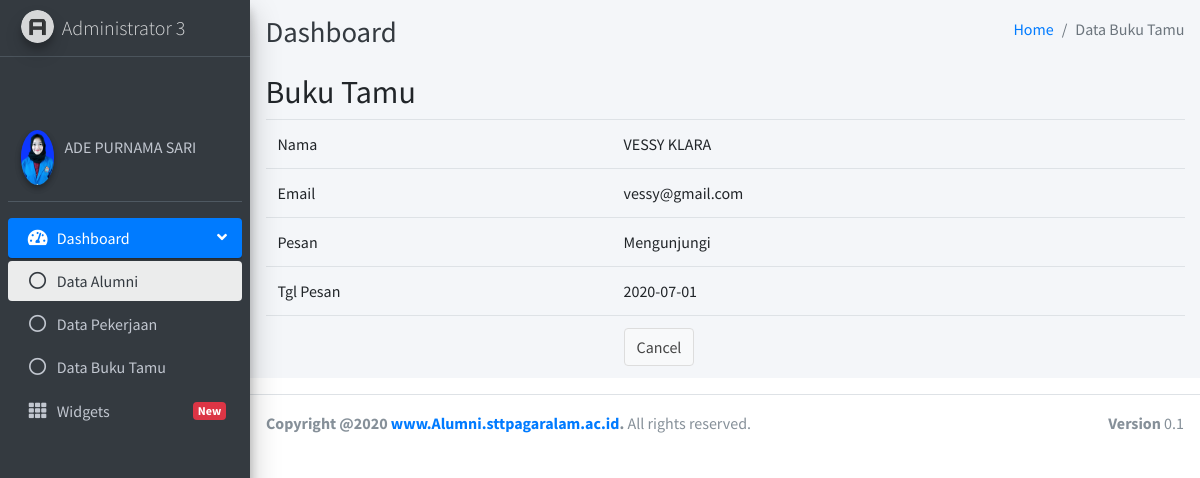
Screenshot of /index.php/b_tamu/read/2 with the database file from the repository.
### tables this page shows
CREATE TABLE IF NOT EXISTS `tb_buku_tamu` (
  `id` int(5) NOT NULL AUTO_INCREMENT,
  `nama` varchar(25) NOT NULL,
  `email` varchar(30) NOT NULL,
  `pesan` text NOT NULL,
  `tgl_pesan` date NOT NULL,
  PRIMARY KEY (`id`)
);

### application/controllers/B_tamu.php (called while the page is built, shortened)
<?php
class B_tamu extends CI_Controller
{
    function __construct()
    {
        $this->load->model('M_Tamu');
        $this->load->library('form_validation');
    }
    public function read($id)
    {
        $row = $this->M_Tamu->get_by_id($id);
        if ($row) {
            $data = array(
		'id' => $row->id,
		'nama' => $row->nama,
		'email' => $row->email,
		'pesan' => $row->pesan,
		'tgl_pesan' => $row->tgl_pesan,
	    );
             $this->load->view('adminlte/header');
            $this->load->view('adminlte/navbar');
            $this->load->view('adminlte/sidebar');
            $this->load->view('b_tamu/tb_buku_tamu_read', $data);
            $this->load->view('adminlte/footer');
        } else {
            $this->session->set_flashdata('message', 'Record Not Found');
            redirect(site_url('b_tamu'));
        }
    }
}

### index.php (called while the page is built, shortened)
<?php
require_once BASEPATH.'core/CodeIgniter.php';

### application/models/M_Tamu.php (called while the page is built, shortened)
<?php
class M_Tamu extends CI_Model
{
    public $table = 'tb_buku_tamu';
    public $id = 'id';
    function get_by_id($id)
    {
        $this->db->where($this->id, $id);
        return $this->db->get($this->table)->row();
    }
}

### application/views/b_tamu/tb_buku_tamu_read.php (the view)
 <div class="content-wrapper">
   <div class="content-header">
     <div class="container-fluid">
       <div class="row mb-2">
         <div class="col-sm-6">
           <h1 class="m-0 text-dark">Dashboard</h1>
         </div>
         <div class="col-sm-6">
           <ol class="breadcrumb float-sm-right">
             <li class="breadcrumb-item"><a href="#">Home</a></li>
             <li class="breadcrumb-item active">Data Buku Tamu</li>
           </ol>
         </div>
       </div>
     </div>
   </div>
   <section class="content">
     <div class="container-fluid">
       <h2 style="margin-top:0px">Buku Tamu</h2>
       <table class="table">
    <tr><td>Nama</td><td><?php echo $nama; ?></td></tr>
    <tr><td>Email</td><td><?php echo $email; ?></td></tr>
    <tr><td>Pesan</td><td><?php echo $pesan; ?></td></tr>
    <tr><td>Tgl Pesan</td><td><?php echo $tgl_pesan; ?></td></tr>
    <tr><td></td><td><a href="<?php echo site_url('b_tamu') ?>" class="btn btn-default">Cancel</a></td></tr>
</table>
       </div>
   </section>
 </div>

### rows the page displays
tb_buku_tamu: nama "VESSY KLARA", email "vessy@gmail.com", pesan "Mengunjungi", tgl_pesan "2020-07-01"
